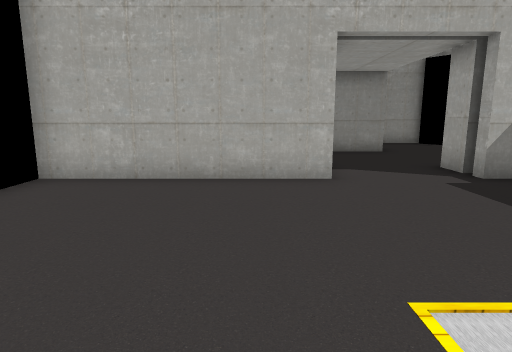
[1] (above)

18 first-person views from a walk through a 3-D level made in the Unity game engine. The camera is 1.2 m above the floor, tilts 10° down and sees 75° across. Doors are open. The floor is counted in squares, 1 m on a side. Each view is taken from the middle of a square. On the plan, view 1 faces up. The plan holds only what a view shows up to about 14 squares ahead; the rest is blank. The place goes on beyond the plan. The player is left out. Some surface patterns are stand-ins.

[2]
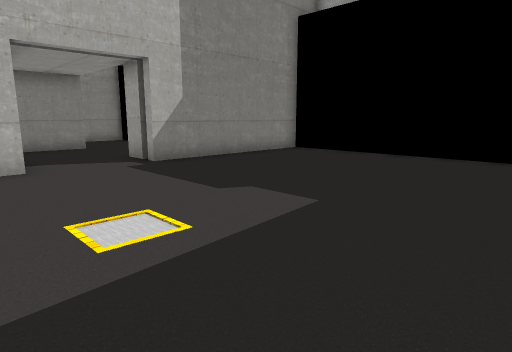

[3]
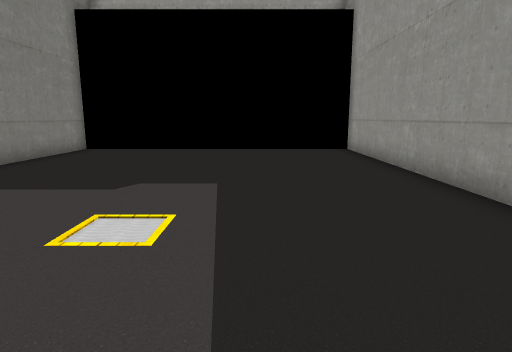

[4]
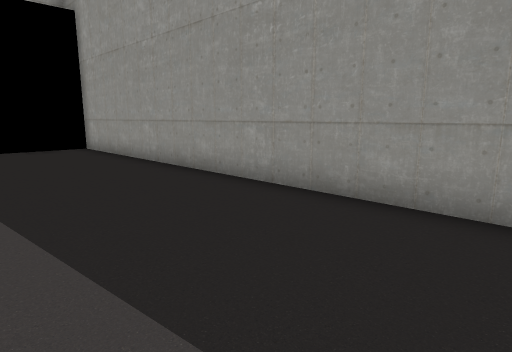

[5]
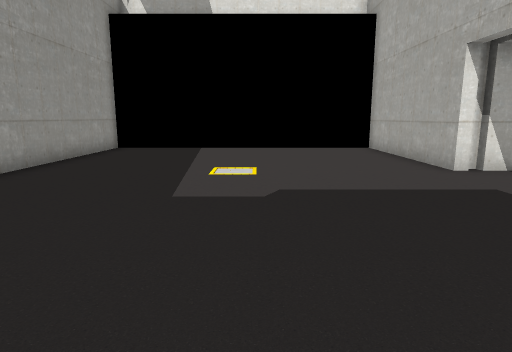

[6]
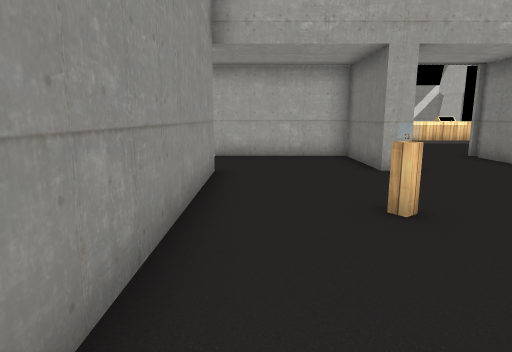

[7]
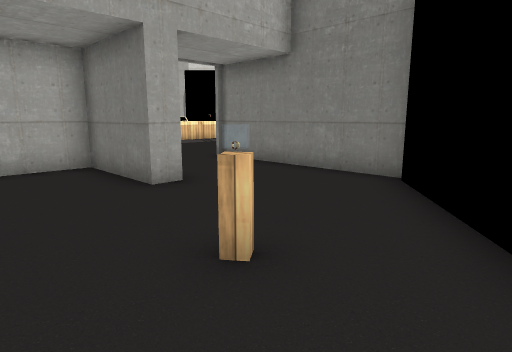

[8]
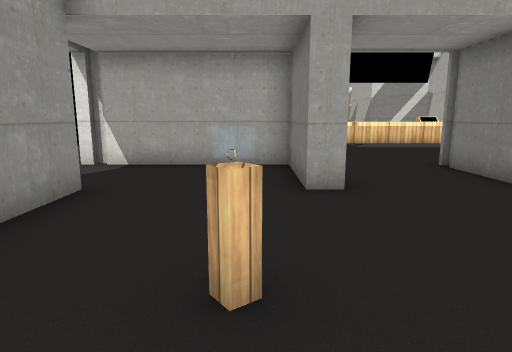

[9]
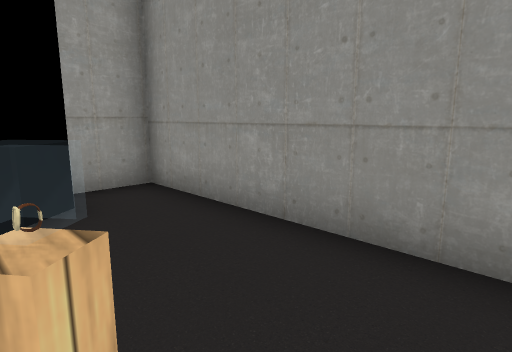

[10]
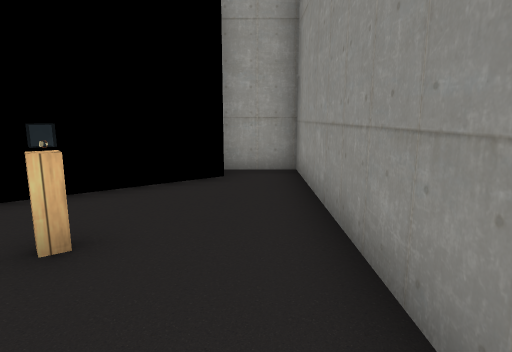

[11]
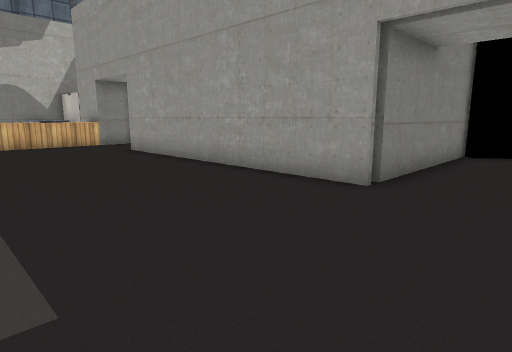

[12]
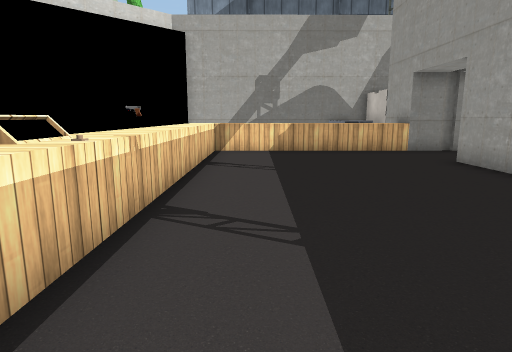

[13]
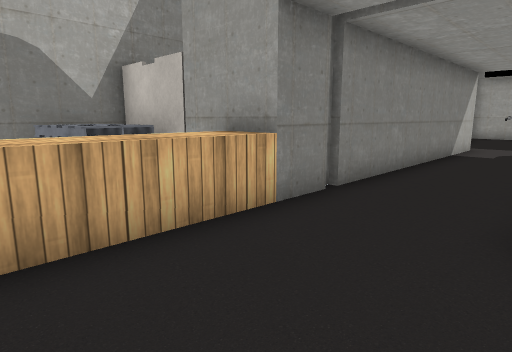

[14]
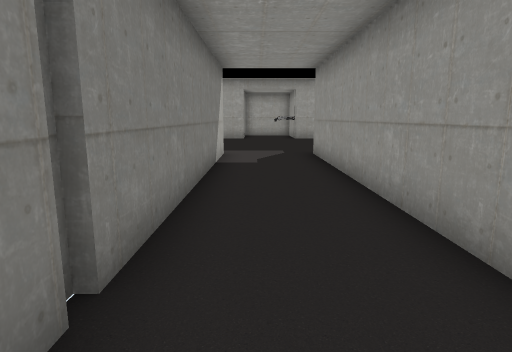

[15]
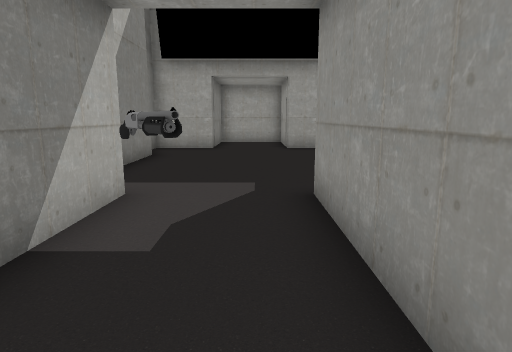

[16]
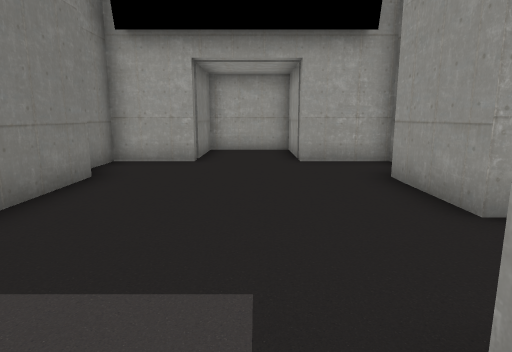

[17]
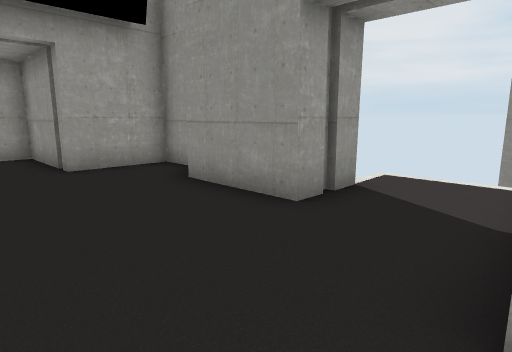

[18]
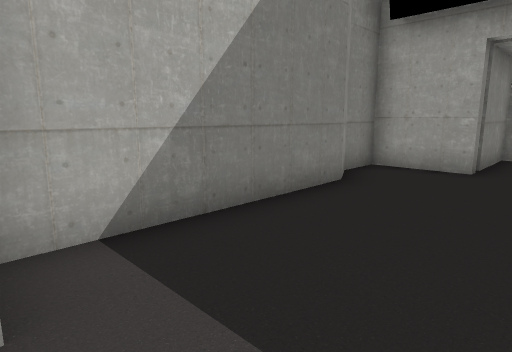

### Floor plan
Key: @ floor where view 1 was taken; # wall or solid block; . floor; D open door; = window, fence, low wall or low ledge; ^ raised ledge; O other object.
Columns run from 6 left of view 1 to 24 right of it. Each row starts with its distance up from view 1.
 32       OOO
 31       OOO
 30         O              ####
 29      ^^^#         ######..#
 28 ^^^^^^^^#D#########.......#D###
 27 ^........D................DD..#
 26 ^........D....O...........DD..#
 25 ^.......#D#########.......DD###
 24 ^.......#         #.......##
 23 ^.......#         DDDD###.#
 22 ^.......#          DDD  ###
 21 ^.......#          ..#
 20 ^.......#
 19 O.......#
 18 ^.......#
 17   ......#
 16   ......#######
 15   ......D.....
 14    .....D......
 13   . ....D......
 12        ####.....##
 11        #......=..##
 10        #..........##
  9        #...........#
  8        #...#########
  7   ######DDD#######
  6    ..............
  5    ..............
  4    ..............
  3    ..............
  2    ..............
  1    ..............
  0    ...@..........
 -1    ..............
 -2    ..............
 -3    ..............
 -4   ################

Where each view was taken, in squares from view 1:
view 1: 0 up, 0 right, facing up
view 2: 2 down, 0 right, facing up-right
view 3: 0 up, 2 left, facing right
view 4: 1 up, 3 left, facing down-right
view 5: 2 up, 9 right, facing left
view 6: 9 up, 12 right, facing left
view 7: 9 up, 10 right, facing up-left
view 8: 11 up, 10 right, facing left
view 9: 11 up, 7 right, facing down-right
view 10: 9 up, 5 right, facing right
view 11: 13 up, 4 left, facing up-right
view 12: 16 up, 4 left, facing up
view 13: 25 up, 2 left, facing up-right
view 14: 27 up, 1 right, facing right
view 15: 26 up, 7 right, facing right
view 16: 26 up, 11 right, facing right
view 17: 27 up, 12 right, facing down-right
view 18: 26 up, 12 right, facing up-right
